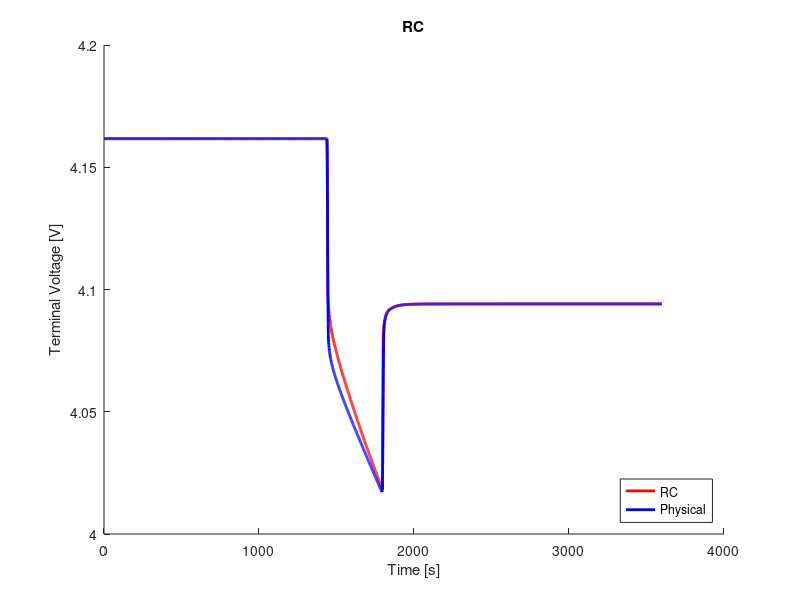

MATLAB code for this plot:
clear;
clc;
close all;

%% load data
load('ocv_final.mat');
time_ocv = time;
load('pulse_1_c_0.mat');
load('rc3_cf_params.mat');

%% voltage limitations
v_max = 4.4;                                    % cut-over voltage
v_min = 3.0;                                    % cut-off voltage

%% resample ocv and soc
t1 = time_ocv(1);
t2 = time_ocv(end);
dt = 1;                                         % sample time
t = (t1:dt:t2) - t1;

ocv = interp1(time_ocv, ocv, t1:dt:t2);
soc = interp1(time_ocv, soc, t1:dt:t2);

s = length(time);

%% variables
Q = 16.8;
eta = 1.0;                                  % coulombic efficiency

n = 3;                                      % number of rc links
i_r = zeros(n, 1);
v_c = zeros(n, 1);
flag = 1;

%% compute soc
ind_init = interp1(soc, 1:length(soc), 1.0, 'nearest');
v_t(1) = ocv(ind_init);
z0 = soc(ind_init);
z = z0 - dt/(Q*3600)*eta*cumsum(I(1:end));

% manual fit
p = 1;
r0 = r0_cf(p);
r1 = r1_cf(p);
r2 = r2_cf(p);
r3 = r3_cf(p);
c1 = c1_cf(p);
c2 = c2_cf(p);
c3 = c3_cf(p);

r = [r1; r2; r3];
c = [c1; c2; c3];

%% compute terminal voltage
for j = 1:n
    f(j) = exp(-dt/(r(j)*c(j)));
end
for k = 1:s-1
    if flag == 1
        i_r(:, k+1) = diag(f)*i_r(:, k) + (1-f')*I(k);
        v_c(:, k) = i_r(:, k).*r;
        ind = interp1(soc, 1:length(soc), z(k), 'nearest');
        v_t(k+1) = ocv(ind) - sum(v_c(:, k)) - I(k).*r0;
        if v_t(k) < v_min
            fprintf('Reached lower voltage limit.');
            flag = 0;
        end
        if v_t(k) > v_max
            fprintf('Reached upper voltage limit.');
            flag = 0;
        end 
    end
end

%% compute rms error
v_t = reshape(v_t, size(V_batt_time));
rmse = 1000*sqrt(mean((V_batt_time - v_t).^2))     % [mV]

%% plot
figure(1);
hold on;
plot(time, v_t, 'r', 'LineWidth', 2)
hold on;
plot(time, V_batt_time, 'b', 'LineWidth', 2)
xlabel('Time [s]')
ylabel('Terminal Voltage [V]')
title('RC')
legend('RC', 'Physical', 'location', 'southeast')